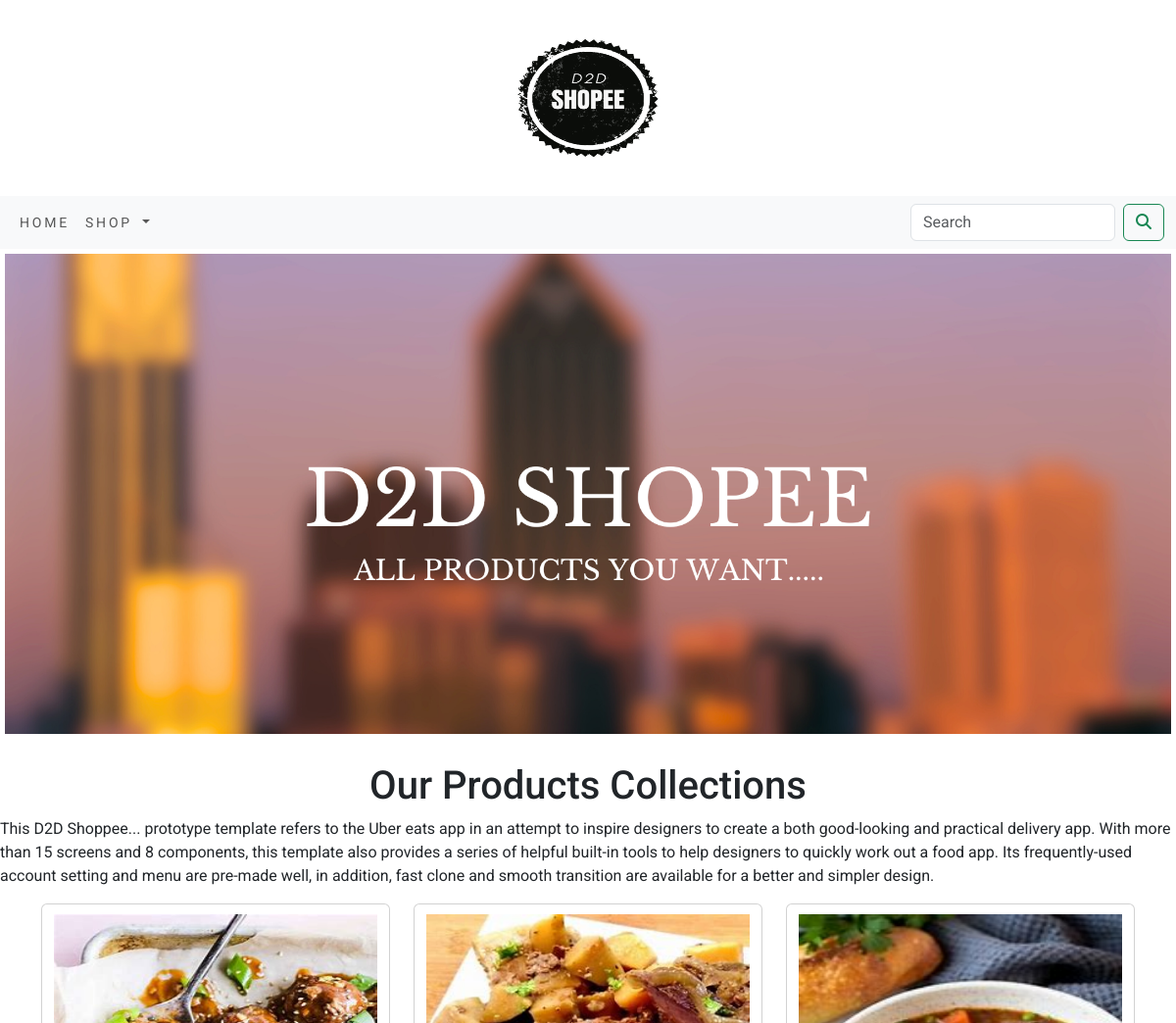
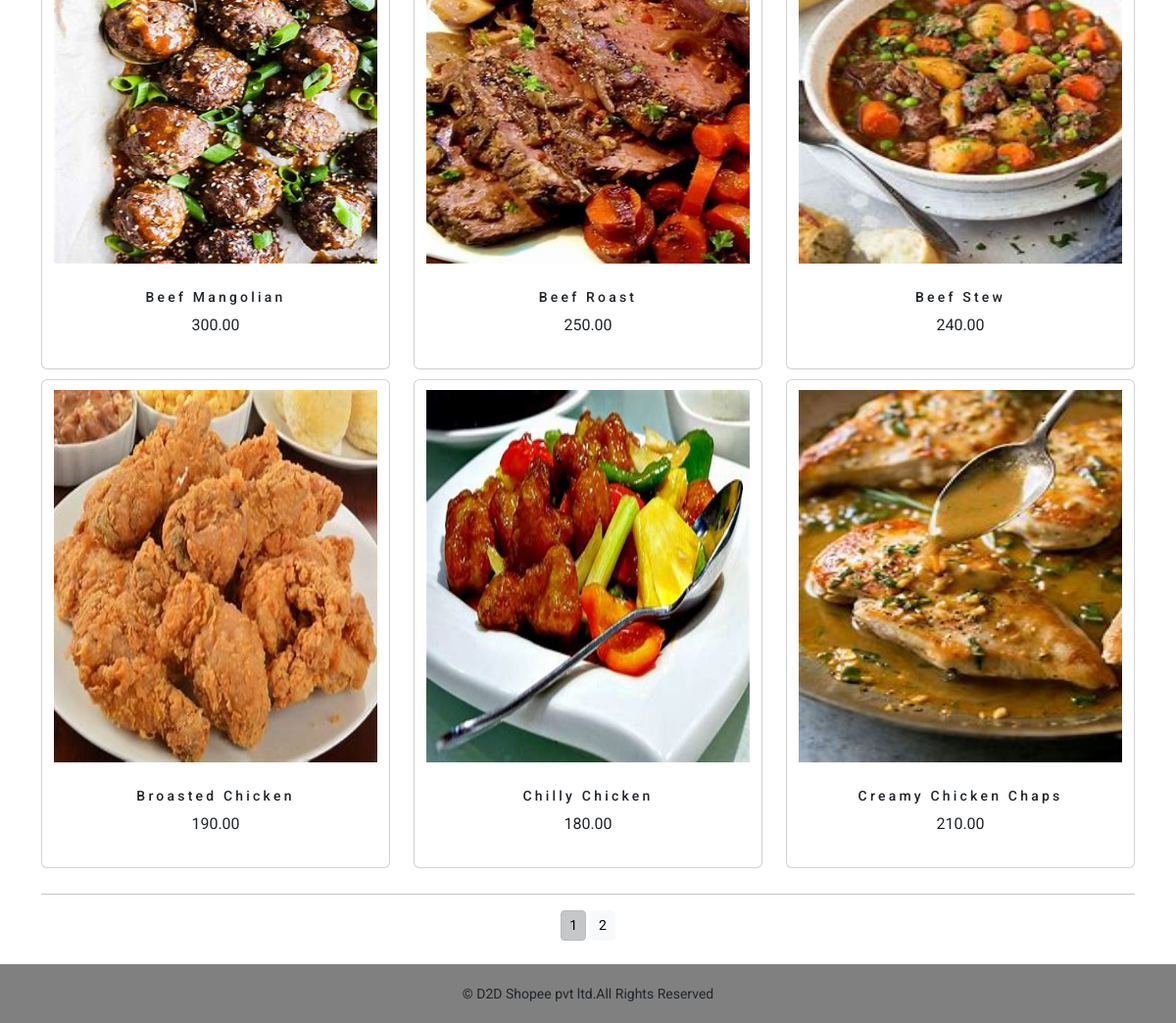
The page / on the database its author committed (2 pictures, top to bottom).
### E_shop/models.py (models this page shows, shortened)
class Product(models.Model):
    name=models.CharField(max_length=250,unique=True)
    slug=models.SlugField(max_length=250,unique=True)
    description=models.TextField(blank=True)
    price=models.DecimalField(max_digits=10,decimal_places=2)
    category=models.ForeignKey(Category,on_delete=models.CASCADE)
    image = models.ImageField(upload_to='product', blank=True)
    stock=models.IntegerField()
    available=models.BooleanField(default=True)
    created=models.DateTimeField(auto_now_add=True)
    updated=models.DateTimeField(auto_now=True)
    def get_url(self):
        return reverse("E_shop:prodCatDetail",args=[self.category.slug,self.slug])
    class Meta:
        ordering=('name',)
        verbose_name='product'
        verbose_name_plural='products'

### E_shop/views.py (the view)
# urls.py: path('', views.allProdCat,name='allProdCat'),
def allProdCat(request,c_slug=None):
    c_page=None
    products_list=None
    if c_slug!=None:
        c_page=get_object_or_404(Category,slug=c_slug)
        products_list=Product.objects.all().filter(category=c_page,available=True)
    else:
        products_list=Product.objects.all().filter(available=True)
    paginator=Paginator(products_list,6)
    try:
        page=int(request.GET.get('page','1'))
    except:
        page=1
    try:
        products=paginator.page(page)
    except (EmptyPage,InvalidPage):
        products=paginator.page(paginator.num_pages)
    return render(request,'category.html',{'category':c_page,'products':products})

### E_shop/context_processors.py (called while the page is built)
def menu_links(request):
    links=Category.objects.all()
    return dict(links=links)

### E_shop/models.py (called while the page is built)
    def get_url(self):
        return reverse('E_shop:products_by_category', args=[self.slug])

### cart/context_processors.py (called while the page is built)
def counter(request):
    item_count=0
    if 'admin' in request.path:
        return {}
    else:
        try:
            cart=Cart.objects.filter(cart_id=_cart_id(request))
            cart_items=CartItem.objects.all().filter(cart=cart[:1])
            for cart_item in cart_items:
                item_count += cart_item.quantity
        except Cart.DoesNotExist:
            item_count=0
    return dict(item_count=item_count)

### cart/views.py (called while the page is built)
def _cart_id(request):
    cart=request.session.session_key
    if not cart:
        cart=request.session.create()
    return  cart

### templates/category.html (shortened to what this page needs)
{% extends 'base.html' %}
{% load static %}
{% block content %}
<div class="mx_auto">
  {% if category %}
      <img class="my_image" src="{{category.image.url}}" alt="{{category.name}}">
</div>
   <br>
<div>
    <h1 class="text-center my_title">{{category.name}}</h1>
    <p class="text-justify">{{category.description}}</p>
</div>
   {% else %}
<div>
  <img class="my_image my_image_padding" src="{% static 'img/banner.png' %}" alt="our products" width="100%" style="height:500px">
</div>
<br>
<div>
    <h1 class="text-center ">Our Products Collections</h1>
    <p class="text-justify">This D2D Shoppee... prototype template refers to the Uber eats app in an attempt to inspire designers to create
        a both good-looking and practical delivery app. With more than 15 screens and 8 components, this template also provides a series
        of helpful built-in tools to help designers to quickly work out a food app. Its frequently-used account setting and menu are pre-made
        well, in addition, fast clone and smooth transition are available for a better and simpler design.</p>
</div>
{% endif %}
<div class="container">
    <div class="row mx_auto">
        {% for product in products.object_list %}
        <div class="my_bottom_margin col-9 col-sm-12 col-md-4 xol-lg-4">
            <div class="card text-center "  >
                <a href="{{product.get_url}}"><img class="card-img-top my_image"  src="{{product.image.url}}" alt="{{product.name}}" style="height:400px;width:350px;padding:10px;"></a>
            <div class="card-body">
                <h4>{{product.name}}</h4>
                <p>{{product.price}}</p>
            </div>
            </div>
        </div>
        {% endfor %}
    </div>
    <div class="mx_auto">
        {% if products.paginator.num_pages > 1 %}
        <hr>
        <div class="text-center">
            {% for pg in products.paginator.page_range %}
                <a href="?page={{pg}}" class="btn btn-light btn-sm {% if products.number == pg %} active {% endif %}">{{pg}}</a>
            {% endfor %}
        </div>
        {% endif %}
    </div>
    <br>
</div>
{% endblock %}

### templates/base.html (shortened to what this page needs)
{% load static %}
<!DOCTYPE html>
<html lang="en">
<head>
    <link href="{% static 'css/bootstrap.min.css' %}" rel="stylesheet">
    <link rel="stylesheet" href="{% static 'css/custom.css' %}">
    <link rel="stylesheet" href="https://cdnjs.cloudflare.com/ajax/libs/font-awesome/6.5.1/css/all.min.css" />
</head>
<body>
<div>
{% include 'header.html' %}
{% include 'navbar.html' %}
{% block content %}
{% endblock %}
</div>
{% include 'footer.html' %}
</body>
</html>

### templates/header.html
{% load static %}
<header>
    <center>
     <a href="{% url 'E_shop:allProdCat'%}"> <img src="{% static 'img/logo.png' %}" alt="logimage" width="200px" height="200px"></a>
    </center>
</header>

### templates/navbar.html (shortened to what this page needs)
<nav class="navbar navbar-expand-lg bg-body-tertiary">
  <div class="container-fluid">
    <div class="collapse navbar-collapse" id="navbarSupportedContent">
      <ul class="navbar-nav me-auto mb-2 mb-lg-0">
        <li class="nav-item">
          <a class="nav-link" href="#">Home</a>
        </li>
        <li class="nav-item dropdown  {% if 'E_shop' in request.path %} active {% endif %}">
          <a class="nav-link dropdown-toggle" href="#" role="button" data-bs-toggle="dropdown" aria-expanded="false">
            Shop
          </a>
        </li>
      </ul>
      <form class="d-flex" action="{% url 'search_app:SearchResult' %}" method="get">
        <input class="form-control me-2" type="search" placeholder="Search" name="q" aria-label="Search">
        <button class="btn btn-outline-success" type="submit"><i class="fa-solid fa-magnifying-glass"></i></button>
      </form>
    </div>
  </div>
</nav>

### templates/footer.html
<div class="footer navbar-fixed-bottom my_footer">
    <p class="text-center">&copy; D2D Shopee pvt ltd.All Rights Reserved </p>
</div>

### static/css/custom.css (style rules this page uses)
body { font-family: 'Roboto', sans-serif; }
.nav-item { letter-spacing: 0.2em; font-size:14px; text-transform:uppercase; }
.my_footer { background-color:grey; height:60px; }
.my_footer p { padding-top:20px; font-size:14px; }
.my_image { width:100%; padding:5px; }
.my_image_padding { padding:5px; }
.my_bottom_margin { margin-bottom:10px; }
.card-body h4 { font-size:14px; text_transform:uppercase; letter-spacing:0.2rem; }

### rows shown on the page
Product: image (picture), name "Beef Mangolian", price "300.00"
Product: image (picture), name "Beef Roast", price "250.00"
Product: image (picture), name "Beef Stew", price "240.00"
Product: image (picture), name "Broasted Chicken", price "190.00"
Product: image (picture), name "Chilly Chicken", price "180.00"
Product: image (picture), name "Creamy Chicken Chaps", price "210.00"

### other values the page prints
{{ pg }} "1" "2"
